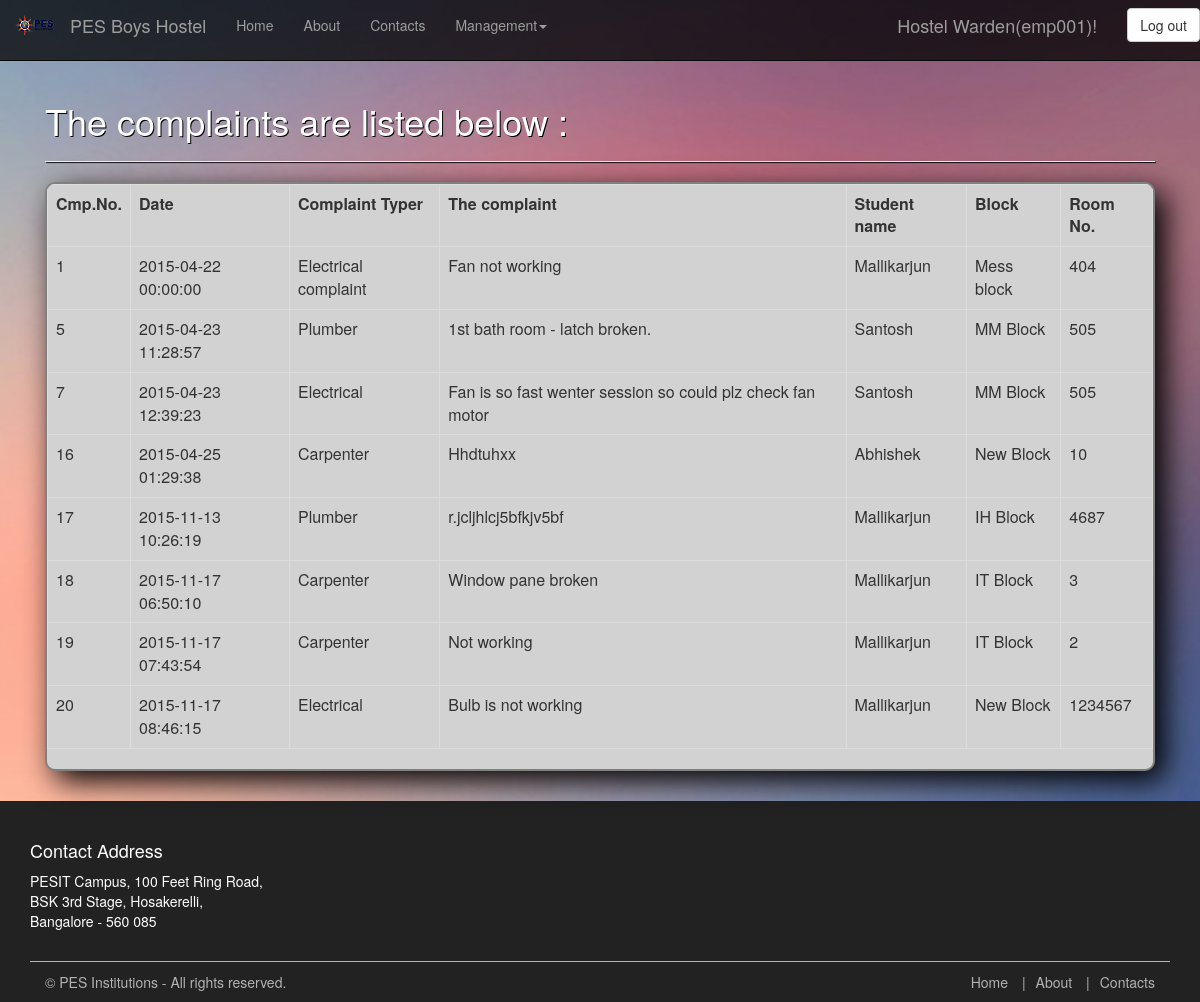
The app's page /complaintslist.php (signed in) with its own data.
### tables this page shows
CREATE TABLE IF NOT EXISTS `complaints` (
`id` int(11) NOT NULL,
  `usn` varchar(10) NOT NULL,
  `name` varchar(50) NOT NULL,
  `complaint` varchar(2048) NOT NULL,
  `type` varchar(30) NOT NULL,
  `block` varchar(20) NOT NULL,
  `room` int(5) NOT NULL,
  `date` datetime NOT NULL
);

### complaintslist.php (the view, shortened to what this page needs)
<html>
  <head>
    <link href="css/bootstrap.min.css" rel="stylesheet">
    <link href="css/style.css" rel="stylesheet">
    <link href="css/style2.css" rel="stylesheet">
  </head>
  <body>
    <nav class="navbar navbar-inverse navbar-static-top navbar-wrapper">
      <div class="container-fluid">
          <div class="navbar-header">
          <a class="navbar-brand">
            <img alt="PES" src="logo3.png">
          </a>
          <a class="navbar-brand" href="index.php">PES Boys Hostel</a>
        </div>
        <div class="collapse navbar-collapse" id="bs-example-navbar-collapse-1">
          <ul class="nav navbar-nav">
            <li><a href="index.php">Home<span class="sr-only">(current)</span></a></li>
            <li><a href="about.php">About</a></li>
            <li><a href="contacts.php">Contacts</a></li>
            <li class="dropdown"><a class="dropdown-toggle" data-toggle="dropdown" href="#">Management<span class="caret"></span></a>
            </li>
          </ul>
          <?php session_start();
          if(isset($_SESSION['empid']))
            echo '
          <form action="logout.php" class="navbar-form navbar-right">
            <button type="submit" class="btn btn-default navbar-right" onClick="thank_user()">Log out</button>
          </form>
          <script type="text/javascript">
            function thank_user()
            {
              alert("Thank you for using our website! We hope you liked it!");
            }
          </script>';
          ?>
          <?php if(isset($_SESSION['empid'])){?>
          <div class="navbar-right">
            <?php echo "<p class=\"navbar-brand\">".$_SESSION['name']."(".$_SESSION['empid'].")!</p>"; ?>
          </div><?php } ?>
        </div>
      </div>
    </nav>
<div class="container" >
  <?php
    if(!empty($_SESSION['empid']))
    {
      $servername = "localhost";
      $username = "root";
      $password = "";
      $dbname = "Hostel";
      $conn = new mysqli($servername, $username, $password, $dbname);
  ?>
    <div class="container col-md-12" >
      <h1 style="text-color:white;">The complaints are listed below :</h1>
      <hr style="box-shadow:1px 1px 1px black;">
    <div class="table-responsive "  style="box-shadow:10px 10px 30px black;border:2px solid gray;border-radius:10px;background-color:#d2d2d2;">
        <table class="table table-bordered table-hover" >
          <tbody>
            <tr>
              <th>Cmp.No.</th>
              <th>Date</th>
              <th>Complaint Typer</th>
              <th>The complaint</th>
              <th>Student name</th>
              <th>Block</th>
              <th>Room No.</th>
            </tr>
  <?php
      $query = "SELECT * FROM complaints";
      $result = mysqli_query($conn,$query);
      while ($row=mysqli_fetch_array($result,MYSQLI_ASSOC))
      {
  ?>
            <tr>
              <td><?php echo $row['id'];?></td>
              <td><?php echo $row['date'];?></td>
              <td><?php echo $row['type'];?></td>
              <td><?php echo $row['complaint'];?></td>
              <td><?php echo $row['name'];?></td>
              <td><?php echo $row['block'];?></td>
              <td><?php echo $row['room'];?></td>
            </tr>
  <?php
      }
    }
    else
    {
      echo "<script type='text/javascript'alert(\"Please Login.\");>window.location.href = 'sign.php';</script>";
          exit();
    }
  ?>
          </tbody>
        </table>
    </div>
    </div>
  </div>
    <footer class="site-footer">
      <div class="container">
        <div class="row">
          <div class="col-md-5">
            <h4>Contact Address</h4>
            <address>
              PESIT Campus, 100 Feet Ring Road,<br>
              BSK 3rd Stage, Hosakerelli,<br>
              Bangalore - 560 085
            </address>
          </div>
        </div>
      <div class="bottom-footer">
        <div class="col-md-5">© PES Institutions - All rights reserved.</div>
          <div class="col-md-7">
            <ul class="footer-nav">
              <li><a href="index.html">Home</a></li>
              <li><a href="about.html">About</a></li>
              <li><a href="contacts.html">Contacts</a></li>
            </ul>
          </div>
        </div>
      </div>
    </footer>
  </body>
</html>

### css/style.css (style rules this page uses)
.navbar-wrapper { background: rgba(0,0,0,0.75); }
.site-footer { background-color: #222; color:#fff; margin-top: 30px; padding-top: 30px; }
.bottom-footer { border-top: 1px solid #b3b3b3; margin-top: 10px; padding-top: 10px; color: #b2b2b2; }
.footer-nav { text-align: right; list-style: none; border-top: 5px; border-radius: 1px; border-bottom: 10px #fff; }
.footer-nav li { display:inline; text-decoration: none; }
.footer-nav li:not(:first-child):before { content:'|'; padding:0px 10px; }
.footer-nav a { color:#b2b2b2; }

### complaintslist.php (style rules this page uses)
body { background-image: url("bg5.jpg"); background-size: 100%; background-repeat: no-repeat; background-attachment: fixed; }
h1 { color: white; text-shadow: 1px 1px black ; }

### records on screen
complaints: id "1", date "2015-04-22 00:00:00", type "Electrical complaint", complaint "Fan not working", name "Mallikarjun", block "Mess block", room "404"
complaints: id "5", date "2015-04-23 11:28:57", type "Plumber", complaint "1st bath room - latch broken.", name "Santosh", block "MM Block", room "505"
complaints: id "7", date "2015-04-23 12:39:23", type "Electrical", complaint "Fan is so fast wenter session so could plz check fan motor", name "Santosh", block "MM Block", room "505"
complaints: id "16", date "2015-04-25 01:29:38", type "Carpenter", complaint "Hhdtuhxx", name "Abhishek", block "New Block", room "10"
complaints: id "17", date "2015-11-13 10:26:19", type "Plumber", complaint "r.jcljhlcj5bfkjv5bf", name "Mallikarjun", block "IH Block", room "4687"
complaints: id "18", date "2015-11-17 06:50:10", type "Carpenter", complaint "Window pane broken", name "Mallikarjun", block "IT Block", room "3"
complaints: id "19", date "2015-11-17 07:43:54", type "Carpenter", complaint "Not working", name "Mallikarjun", block "IT Block", room "2"
complaints: id "20", date "2015-11-17 08:46:15", type "Electrical", complaint "Bulb is not working", name "Mallikarjun", block "New Block", room "1234567"

### other values on screen
$_SESSION['name'] "Hostel Warden"
$_SESSION['empid'] "emp001"
